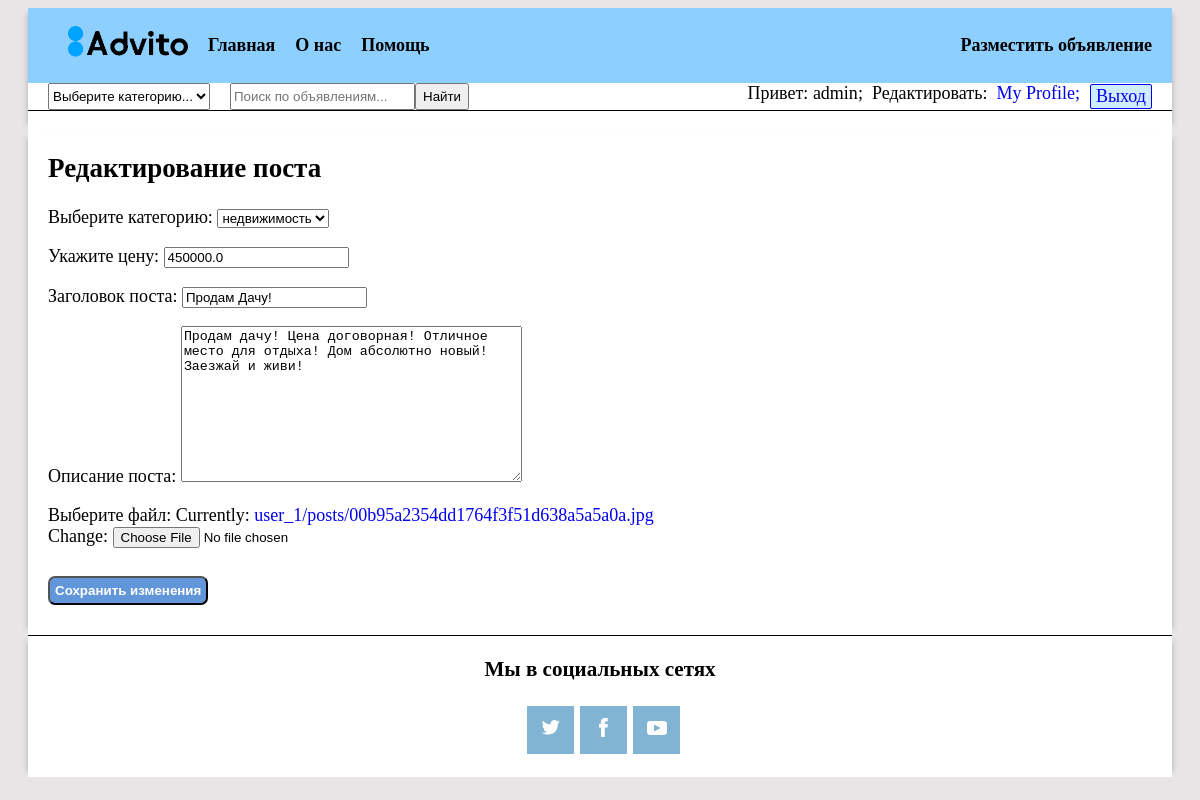
The app's page /advito/post/32/edit/ (signed in) with its own data.
### advito/models.py (models this page shows, shortened)
class Post(models.Model):
    author = models.ForeignKey(User, on_delete=models.CASCADE)
    category = models.ForeignKey(CategoryPost, on_delete=models.CASCADE, verbose_name="Категория", related_name='category')
    price = models.FloatField(verbose_name="Цена", blank=True)
    name_descript = models.CharField(max_length=200,  blank=True, verbose_name="Название объявления")
    description = models.TextField(max_length=1000, blank=True, verbose_name="Описание объявления")
    image = models.ImageField(upload_to=user_directory_path, verbose_name="Фото объявления")
    date_pub = models.DateTimeField(default=timezone.now, verbose_name="Дата объявления")
    date_edit = models.DateTimeField(default=timezone.now, verbose_name="Дата редактирования")
    class Meta:
        ordering=['-date_pub']

### advito/views.py (the view, shortened to what this page needs)
# urls.py: path('post/<int:post_id>/edit/', views.PostEditView.as_view(), name='post_edit'),
class PostEditView(UpdateView):
    model = Post
    pk_url_kwarg = 'post_id'
    template_name = 'advito/post_edit.html'
    form_class = PostForm
    def dispatch(self, request, *args, **kwargs):
        obj = self.get_object()
        if obj.author != request.user:
            raise PermissionDenied ("Вы не автор этого поста!!!")
        return super(PostEditView, self).dispatch(request, *args, **kwargs)

### advito/forms.py
class PostForm(forms.ModelForm):
    class Meta:
        model = Post
        fields = ['category', 'price', 'name_descript','description', 'image']
        labels = {
            'category':'Выберите категорию',
            'price': 'Укажите цену',
            'name_descript':'Заголовок поста',
            'description': 'Описание поста',
            'image':'Выберите файл',
        }
        widjets = {
            'category':forms.Textarea(attrs={
                'class': 'form__category',
                'placeholder': 'Описание поста',
            }),
            'price':forms.Textarea(attrs={
                'class': 'form__textarea',
                'placeholder': 'Цена',
            }),
            'name_descript':forms.Textarea(attrs={
                'class': 'form__title',
                'placeholder': 'Название поста',
            }),
            'description':forms.Textarea(attrs={
                'class': 'form__text',
                'placeholder': 'Описание поста',
            }),
            'image':forms.ClearableFileInput(attrs={
                'class': 'form__file',
                'type': 'file',
            }),
        }

### advito/models.py (called while the page is built)
    def __str__(self):
        return f'{self.name_category}'

### advito/templates/advito/post_edit.html (shortened to what this page needs)
{% extends 'base.html' %}
{% block content %}
  <h1>Редактирование поста</h1>
  <form method="POST" enctype="multipart/form-data">
    {{ form.as_p }}
    <button class="button" type="submit">Сохранить изменения</button>
  </form>
{% endblock  %}

### templates/base.html (shortened to what this page needs)
<!DOCTYPE html>
{% load static %}
<html lang="ru">
  <head>
    <link rel="stylesheet" type="text/css" href="{% static 'css/common.css' %}">
    <link rel="stylesheet" type="text/css" href="{% static 'css/style.css' %}">
  </head>
  <body>
    <header class="container-back">
      <div class="container">
        <nav class="navigation">
          <div class="container-nav">
            <div class="navbar">
              <ul class="navbar-nav">
                <li class="nav-item">
                <a class="logo" href="{% url 'advito:index' %}">
                  <img class="logo__img" src="{% static 'img/icon.png' %}" alt="Иконка сайта">
                </a>
                </li>
                <li class="nav-item">
                  <a class="nav-link" aria-current="page" href="{% url 'advito:index' %}">Главная</a>
                </li>
                <li class="nav-item">
                  <a class="nav-link" href="#">О нас</a>
                </li>
                <li class="nav-item">
                  <a class="nav-link" href="/advito/support/">Помощь</a>
                </li>
              </ul>
            </div>
          </div>
          <div class="navbar">
            <ul class="navbar-nav">
              {% if not user.is_authenticated %}
                <li class="nav-item">
                  <a class="nav-link" href="{% url 'advito:login' %}">Вход</a>
                </li>
                <li class="nav-item">
                  <a class="nav-link" href="{% url 'advito:signup' %}">Зерегистрироваться</a>
                </li>
              {% else %}
                <li class="nav-item">
                  <a class="nav-link" href="{% url 'advito:post_create' %}">Разместить объявление</a>
                </li>
              {% endif %}
            </ul>
          </div>
        </nav>
        <div class="index-form" data-marker="search-form">
          <div class="category">
            <div class="category-select">
              <select id="my_select" name="category_id" class="select" style="height: 27px;" onchange="getData(this)">
                <option selected="selected" disabled>Выберите категорию...</option>
              </select>
            </div>
          </div>
          <form class="form_search" action="{% url 'advito:index' %}" method="get">
            <input name="q" type="search" placeholder="Поиск по объявлениям...">
            <button class="button-text">Найти</button>
          </form>
          <div class="username">
            <span> Привет:&nbsp</span>
            {% if not user.is_authenticated %}
              <span> Незнакомец(ка)</span>
            {% else %}
              <span>{{ user }};</span>
              <span>&nbsp Редактировать: &nbsp</span>
              <a class="profile__href" href="{% url 'advito:profile' user.id %}">My Profile;</a>
              <a class="profile-exit__href" href="{% url 'advito:logout' %}">Выход</a>
            {% endif %}
          </div>
        </div>
    </div>
  </header>
    <main class="container-back">
      <section class="section container">
        {% block content %}{% endblock  %}
      </section>
    </main>
    <footer class="container-back">
      <div class="footer container">
        <div class="footer-social">
          <h3> Мы в социальных сетях</h3>
          <ul class="footer-social__list">
            <li class="footer-social__item">
              <a class = "footer-social__link" href="https://twitter.com/">
              </a>
            </li>
            <li class="footer-social__item">
              <a class = "footer-social__link" href="https://www.facebook.com">
              </a>
            </li>
            <li class="footer-social__item">
              <a class="footer-social__link" href="https://www.youtube.com">
                <svg class="footer__logo-svg" width="20" height="14" viewBox="0 0 20 14" fill="none"
                  xmlns="http://www.w3.org/2000/svg">
                  <path d="M17.1 0H2.8C1.3 0 0 1.3 0 2.8V11.1C0 12.7 1.3 14 2.8 14H17.1C18.7
                  14 19.9 12.7 19.9 11.2V2.8C20 1.3 18.7 0 17.1 0ZM7 10.4V3.6L13.8 7L7 10.4Z"/>
                </svg>
              </a>
            </li>
          </ul>
        </div>
      </div>
    </footer>
  </body>
</html>

### static/css/common.css (style rules this page uses)
html { background-color: #E7E5E5; box-sizing: border-box; font-family: 'Times New Roman', serif; }
body { font-size: 18px; }
a { text-decoration: none; cursor: pointer; }
li { list-style-type: none }
img { max-width: 100%; }
.container-back { box-sizing: border-box; display: flex; width: 100%; margin: 0 auto; background-color: #E7E5E5; padding-left: 20px; padding-right: 20px; }
.container { width: 100%; max-width: 1200px; padding-bottom: 20px; margin: 0 auto; background-color:#FFFFFF; box-shadow: 6px 0px 6px -6px rgba(0,0,0,0.25), -6px 0px 6px -6px rgba(0,0,0,0.25); }
.navigation { display:flex; background-color: #8DCFFF; justify-content: space-between; flex-wrap: wrap; }
.navbar { display: flex; }
.navbar-nav { display:flex; align-self: center; flex-wrap: wrap; }
.nav-item { margin-right:20px; display: flex; }
.logo { width: 120px; }
.nav-link { align-self: center; font-weight: bold; color: #000000; }
.index-form { display:flex; border-bottom: solid 1px; }
.category, .form { margin-left: 20px; }
.username { display: flex; justify-content: flex-end; flex-wrap: wrap; width: 100%; }
.profile-exit__href { background-color:#cfedff; border: solid 1px; border-radius: 2px; padding: 1px 5px 1px 5px; margin: 1px 20px 1px 10px; }
.footer { display: flex; border-top: solid 1px; }
.footer-social { margin: 0 auto; }
.footer-social__list { display: flex; margin: 0 auto; }
.footer-social__item { display: flex; background-color: #81B3D2; width: 47px; height: 48px; margin: 3px; cursor: pointer; }
.footer-social__link { margin: auto; display: block; }
.footer__logo-svg { fill: #FFFFFF; }

### static/css/style.css (style rules this page uses)
.section { box-sizing: border-box; padding-left: 20px; padding-right: 20px; padding-bottom: 20px; }
.message-button, .add-vaforite-button, .del-post-button, .create-post__button, .log-button__submit, .button__href, .button, .button__submit { cursor: pointer; border-radius: 7px; padding: 5px; background-color: rgb(98, 150, 218); font-weight: bold; color: #ffffff; max-width: 200px; margin-bottom: 10px; margin-top: 10px; }
.form_search { display: flex; margin-left: 20px; }

### records on screen
Post: category "недвижимость", price "450000.0", name_descript "Продам Дачу!", description "Продам дачу! Цена договорная! Отличное место для отдыха! Дом абсолютно новый! Заезжай и живи!"

### other values on screen
{{ user }} "admin"
